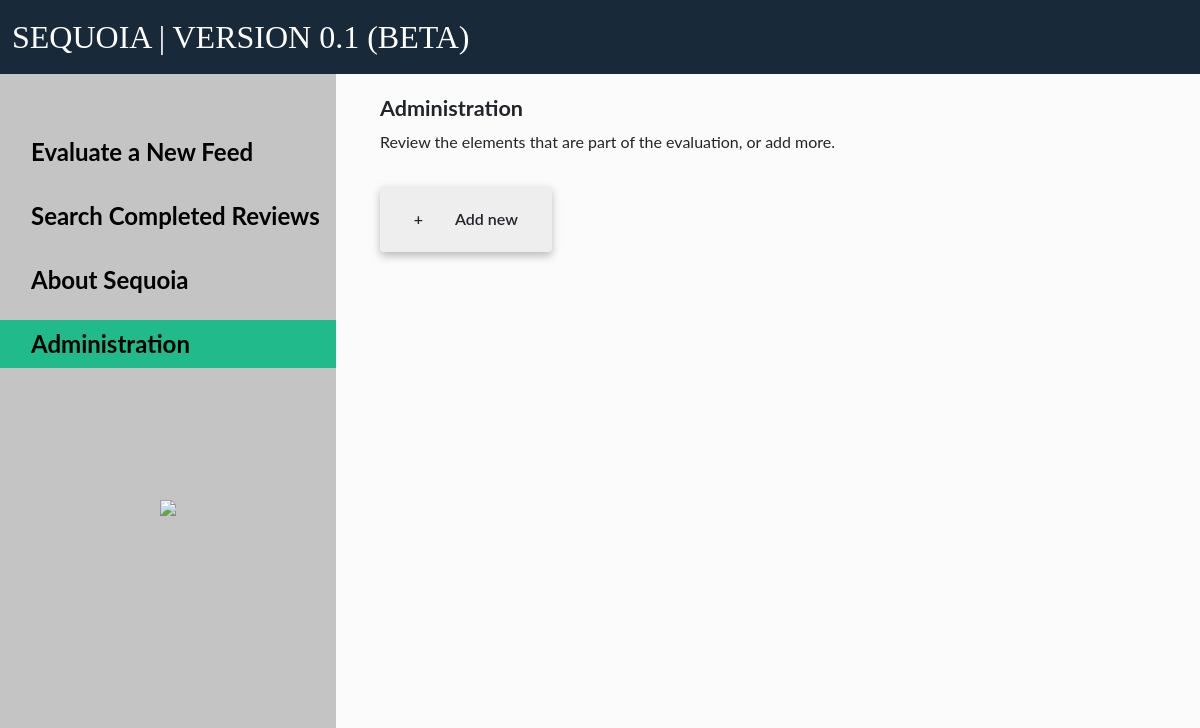
The app's page /administration/, older data.
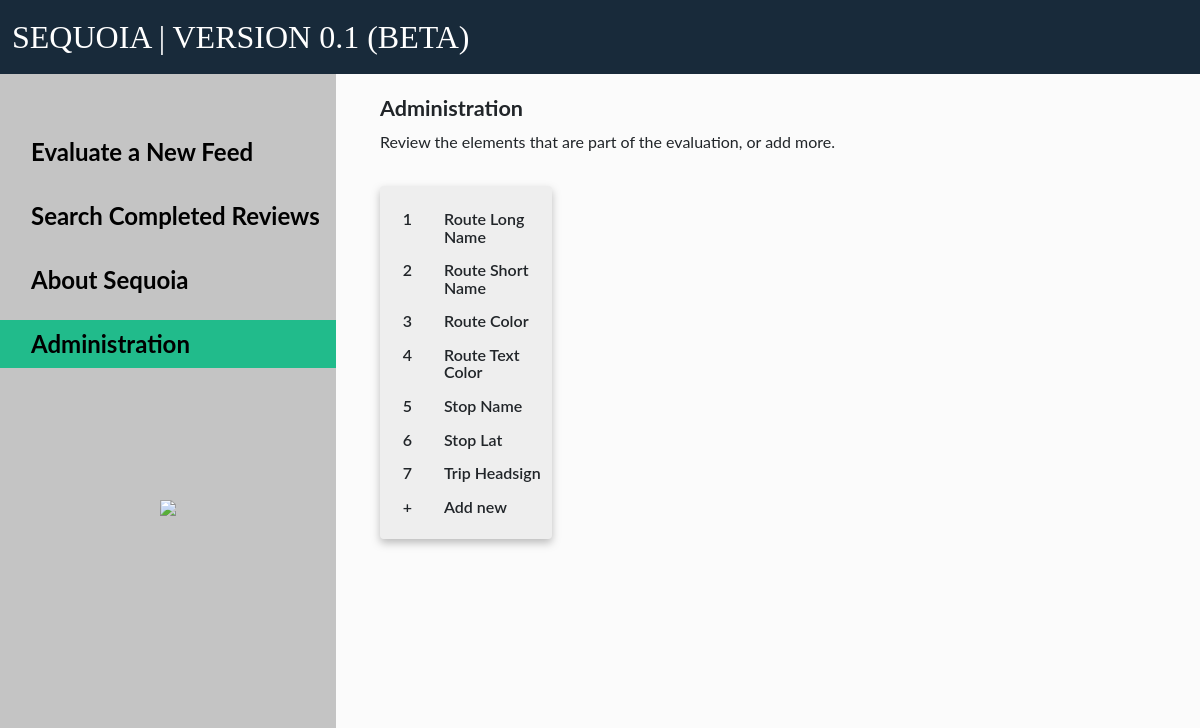
The same page, newer data.
### gtfs_grading_app/models.py (models this page shows, shortened)
class review_category(models.Model):
    gtfs_field = models.ForeignKey(gtfs_field, on_delete=models.PROTECT)
    review_widget = models.OneToOneField(review_widget, on_delete=models.CASCADE)
    consistency_widget = models.OneToOneField(consistency_widget, on_delete=models.CASCADE)
    results_capture_widget = models.OneToOneField(results_capture_widget, on_delete=models.CASCADE)
    data_selector = models.ForeignKey('data_selector', default=1, on_delete=models.PROTECT)

class gtfs_field(models.Model):
    name = models.CharField(max_length=150, null=False)
    table = models.CharField(max_length=150, null=False)
    type = models.CharField(max_length=150, null=False)

### gtfs_grading_app/views.py (the view)
# urls.py: path('administration/', name='administration', view=views.administration),
def administration(request):
    active_page = 'admin'
    existing_review_categories = review_category.objects.select_related().all()
    return render(request, 'admin/administration.html', {'active_page': active_page,
                                                         'existing_review_categories': existing_review_categories})

### gtfs_grading_app/templatetags/custom_tags.py (called while the page is built)
@register.filter
def field_name_to_label(value):
    value = value.replace('_', ' ')
    return value.title()

### templates/admin/administration.html (shortened to what this page needs)
{% extends "home.html" %}
{% load static %}
{% load custom_tags %}
{% block content %}
    <div class="container w-100">
        <h1>Administration</h1>
        <p>Review the elements that are part of the evaluation, or add more.</p>
        <div class="row">
            <div class='col-3'>
                <div class="card table-card">
                    <div class="card-body table-card">
                        <table class="table review-select table-hover">
                            {% for cat in existing_review_categories %}
                                <tr class="{% if active_review == cat.id %}table-active{% endif %}" onclick="window.location='{% url 'admin_details' cat.id %}';">
                                    <td class="review-select-number">{{ forloop.counter }}</td>
                                    <td class="review-select-text">{{ cat.gtfs_field.name | field_name_to_label}}</td>
                                </tr>
                            {% endfor %}
                            <tr class="{% if active_review == 'add_new' %}table-active{% endif %}" onclick="window.location='{% url 'admin_add_new' %}';">
                                <td class="review-select-number">+</td>
                                <td class="review-select-text">Add new</td>
                            </tr>
                        </table>
                    </div>
                </div>
            </div>
            <div class="col-9">
            </div>
        </div>
    </div>
{% endblock %}

Row changes from the older to the newer data that the page shows:
added review_category: gtfs_field.name|field_name_to_label "Route Long Name"
added review_category: gtfs_field.name|field_name_to_label "Route Short Name"
added review_category: gtfs_field.name|field_name_to_label "Route Color"
added review_category: gtfs_field.name|field_name_to_label "Route Text Color"
added review_category: gtfs_field.name|field_name_to_label "Stop Name"
added review_category: gtfs_field.name|field_name_to_label "Stop Lat"
now on this page (row edited): review_category: gtfs_field.name|field_name_to_label "Trip Headsign"
